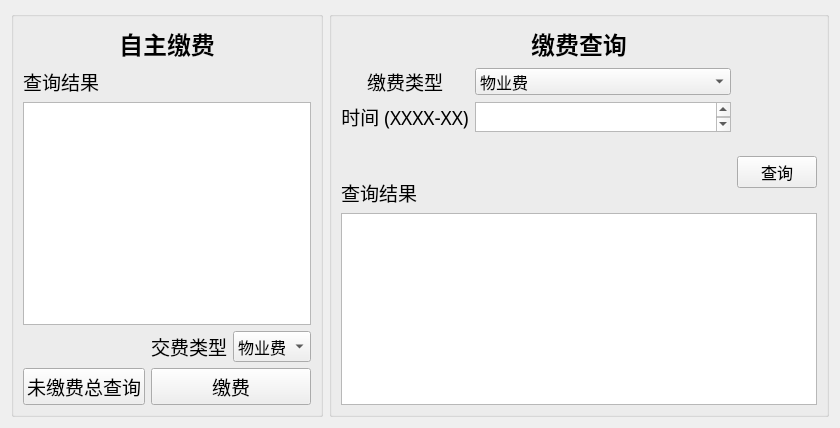
        <widget class="QWidget" name="tab_3">
         <attribute name="title">
          <string>缴费管理</string>
         </attribute>
         <layout class="QGridLayout" name="gridLayout_3">
          <item row="0" column="0">
           <layout class="QHBoxLayout" name="horizontalLayout_39">
            <item>
             <widget class="QGroupBox" name="groupBox_13">
              <property name="title">
               <string/>
              </property>
              <layout class="QGridLayout" name="gridLayout_21">
               <item row="1" column="0">
                <widget class="QLabel" name="label_53">
                 <property name="text">
                  <string>&lt;html&gt;&lt;head/&gt;&lt;body&gt;&lt;p align=&quot;center&quot;&gt;&lt;span style=&quot; font-size:14pt;&quot;&gt;查询结果&lt;/span&gt;&lt;/p&gt;&lt;/body&gt;&lt;/html&gt;</string>
                 </property>
                </widget>
               </item>
               <item row="4" column="2" colspan="2">
                <widget class="QPushButton" name="pushButton_16">
                 <property name="font">
                  <font>
                   <family>Agency FB</family>
                   <pointsize>14</pointsize>
                  </font>
                 </property>
                 <property name="text">
                  <string>缴费</string>
                 </property>
                </widget>
               </item>
               <item row="0" column="0" colspan="4">
                <widget class="QLabel" name="label_56">
                 <property name="text">
                  <string>&lt;html&gt;&lt;head/&gt;&lt;body&gt;&lt;p align=&quot;center&quot;&gt;&lt;span style=&quot; font-size:18pt; font-weight:600;&quot;&gt;自主缴费&lt;/span&gt;&lt;/p&gt;&lt;/body&gt;&lt;/html&gt;</string>
                 </property>
                </widget>
               </item>
               <item row="4" column="0" colspan="2">
                <widget class="QPushButton" name="pushButton_17">
                 <property name="font">
                  <font>
                   <family>Agency FB</family>
                   <pointsize>14</pointsize>
                  </font>
                 </property>
                 <property name="text">
                  <string>未缴费总查询</string>
                 </property>
                </widget>
               </item>
               <item row="2" column="0" colspan="4">
                <widget class="QTableView" name="tableView_8"/>
               </item>
               <item row="3" column="3">
                <widget class="QComboBox" name="comboBox_4">
                 <property name="font">
                  <font>
                   <family>Agency FB</family>
                   <pointsize>12</pointsize>
                  </font>
                 </property>
                 <item>
                  <property name="text">
                   <string>物业费</string>
                  </property>
                 </item>
                 <item>
                  <property name="text">
                   <string>车位费</string>
                  </property>
                 </item>
                 <item>
                  <property name="text">
                   <string/>
                  </property>
                 </item>
                </widget>
               </item>
               <item row="3" column="2">
                <widget class="QLabel" name="label_54">
                 <property name="text">
                  <string>&lt;html&gt;&lt;head/&gt;&lt;body&gt;&lt;p align=&quot;center&quot;&gt;&lt;span style=&quot; font-size:14pt;&quot;&gt;交费类型&lt;/span&gt;&lt;/p&gt;&lt;/body&gt;&lt;/html&gt;</string>
                 </property>
                </widget>
               </item>
              </layout>
             </widget>
            </item>
            <item>
             <widget class="QGroupBox" name="groupBox_12">
              <property name="title">
               <string/>
              </property>
              <layout class="QGridLayout" name="gridLayout_20">
               <item row="1" column="1" colspan="2">
                <widget class="QComboBox" name="comboBox_3">
                 <property name="font">
                  <font>
                   <family>Arial</family>
                   <pointsize>12</pointsize>
                  </font>
                 </property>
                 <item>
                  <property name="text">
                   <string>物业费</string>
                  </property>
                 </item>
                 <item>
                  <property name="text">
                   <string>车位费</string>
                  </property>
                 </item>
                </widget>
               </item>
               <item row="3" column="3">
                <widget class="QPushButton" name="pushButton_13">
                 <property name="font">
                  <font>
                   <family>Agency FB</family>
                   <pointsize>12</pointsize>
                  </font>
                 </property>
                 <property name="text">
                  <string>查询</string>
                 </property>
                </widget>
               </item>
               <item row="2" column="0">
                <widget class="QLabel" name="label_49">
                 <property name="font">
                  <font>
                   <family>Agency FB</family>
                   <pointsize>11</pointsize>
                  </font>
                 </property>
                 <property name="text">
                  <string>&lt;html&gt;&lt;head/&gt;&lt;body&gt;&lt;p align=&quot;center&quot;&gt;&lt;span style=&quot; font-size:14pt;&quot;&gt;时间 (XXXX-XX)&lt;/span&gt;&lt;/p&gt;&lt;/body&gt;&lt;/html&gt;</string>
                 </property>
                </widget>
               </item>
               <item row="0" column="0" colspan="4">
                <widget class="QLabel" name="label_50">
                 <property name="text">
                  <string>&lt;html&gt;&lt;head/&gt;&lt;body&gt;&lt;p align=&quot;center&quot;&gt;&lt;span style=&quot; font-size:18pt; font-weight:600; color:#000000;&quot;&gt;缴费查询&lt;/span&gt;&lt;/p&gt;&lt;/body&gt;&lt;/html&gt;</string>
                 </property>
                </widget>
               </item>
               <item row="4" column="0" colspan="4">
                <widget class="QTableView" name="tableView_7"/>
               </item>
               <item row="1" column="0">
                <widget class="QLabel" name="label_52">
                 <property name="font">
                  <font>
                   <family>Agency FB</family>
                   <pointsize>11</pointsize>
                  </font>
                 </property>
                 <property name="text">
                  <string>&lt;html&gt;&lt;head/&gt;&lt;body&gt;&lt;p align=&quot;center&quot;&gt;&lt;span style=&quot; font-size:14pt;&quot;&gt;缴费类型&lt;/span&gt;&lt;/p&gt;&lt;/body&gt;&lt;/html&gt;</string>
                 </property>
                </widget>
               </item>
               <item row="3" column="0">
                <widget class="QLabel" name="label_51">
                 <property name="text">
                  <string>&lt;html&gt;&lt;head/&gt;&lt;body&gt;&lt;p&gt;&lt;br/&gt;&lt;/p&gt;&lt;p&gt;&lt;span style=&quot; font-size:14pt;&quot;&gt;查询结果&lt;/span&gt;&lt;/p&gt;&lt;/body&gt;&lt;/html&gt;</string>
                 </property>
                </widget>
               </item>
               <item row="2" column="1" colspan="2">
                <widget class="QTextEdit" name="textEdit">
                 <property name="maximumSize">
                  <size>
                   <width>16777215</width>
                   <height>30</height>
                  </size>
                 </property>
                 <property name="font">
                  <font>
                   <family>Agency FB</family>
                   <pointsize>12</pointsize>
                  </font>
                 </property>
                </widget>
               </item>
              </layout>
             </widget>
            </item>
           </layout>
          </item>
         </layout>
        </widget>
